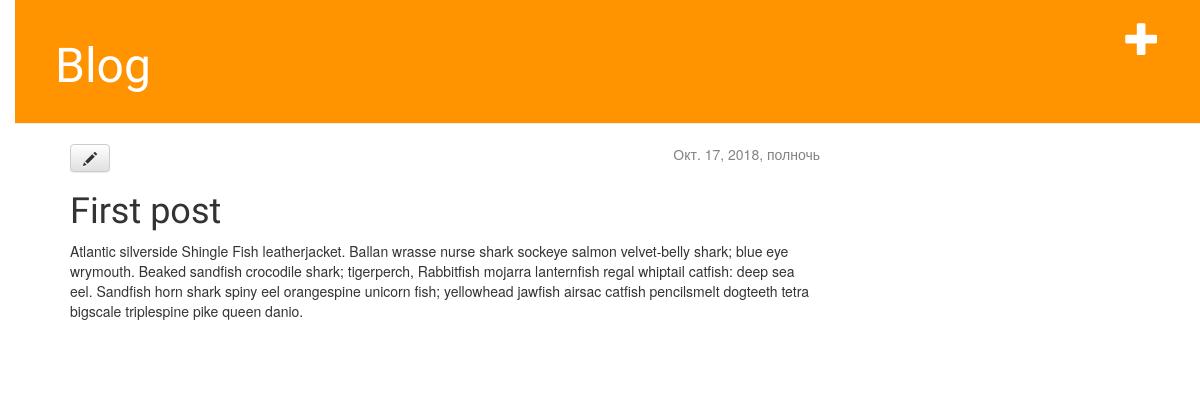
/post/1/, run on an earlier commit of the app's database.
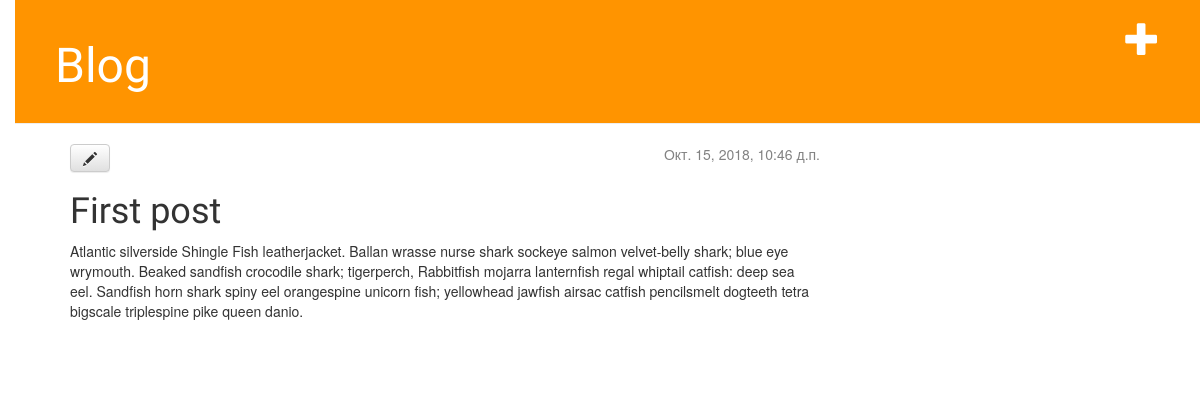
And on a later commit of the database.
### blog/models.py (models this page shows, shortened)
class Post(models.Model):
    author = models.ForeignKey('auth.User', on_delete=models.CASCADE)
    title = models.CharField(max_length=200)
    text = models.TextField()
    create_date = models.DateTimeField(
        default=timezone.now)
    published_date = models.DateTimeField(
        blank=True, null=True)

### blog/views.py (the view)
# urls.py: url(r'^post/(?P<pk>[0-9]+)/$', views.post_detail, name='post_detail'),
def post_detail(request, pk):
    post = get_object_or_404(Post, pk=pk)
    return render(request, 'blog/post_detail.html', {'post': post})

### blog/templates/blog/post_detail.html
{% extends 'blog/base.html' %}
{% block content %}
    <div class="post">
        {% if post.published_date %}
            <div class="date">
                {{ post.published_date }}
            </div>
        {% endif %}
        <a class="btn btn-default" href="{% url 'post_edit' pk=post.pk %}"><span class="glyphicon glyphicon-pencil"></span></a>
        <h1>{{ post.title }}</h1>
        <p>{{ post.text|linebreaksbr }}</p>
    </div>
{% endblock %}

What changed in the data, as far as the page shows it:
changed Post "First post": published_date "Окт. 17, 2018, полночь" → "Окт. 15, 2018, 10:46 д.п."
